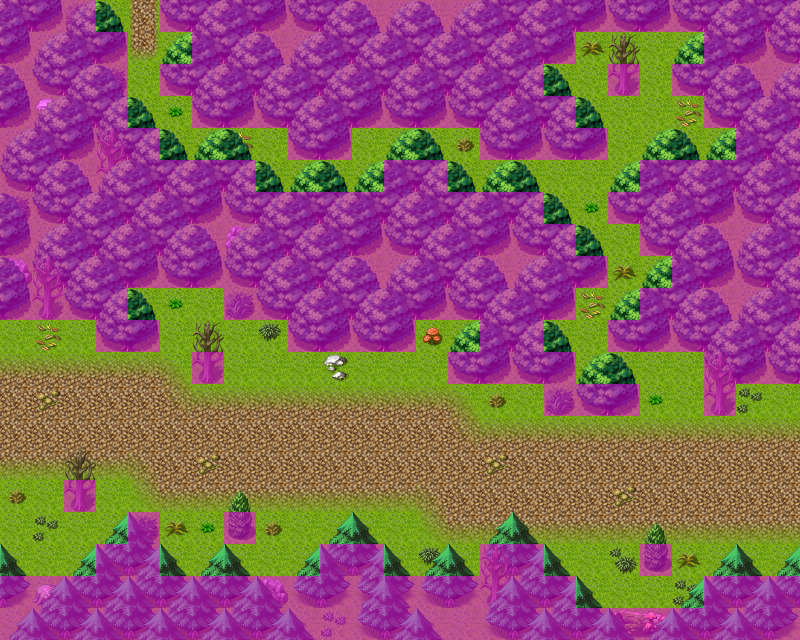

Tiled map render using the project's own tile images. Description and the map definition, with tile-layer contents summarised, below:
An orthogonal 25x20 tile map with 32x32 px tiles, 4 tile layers (Ground, Objects, Above, Walkable), 12 tilesets and 9 objects (6x spawn, 3x mapchange).

<map version="1.0" orientation="orthogonal" width="25" height="20" tilewidth="32" tileheight="32">
    <properties>
        <property name="outdoors" value="1" />
    </properties>
    <tileset firstgid="1" name="map_19" tilewidth="32" tileheight="32">
        <image source="../drawable/map_19.png" width="256" height="256" />
    </tileset>
    <tileset firstgid="65" name="map_6" tilewidth="32" tileheight="32">
        <image source="../drawable/map_6.png" width="256" height="256" />
    </tileset>
    <tileset firstgid="129" name="map_0" tilewidth="32" tileheight="32">
        <image source="../drawable/map_0.png" width="256" height="256" />
    </tileset>
    <tileset firstgid="193" name="map_17" tilewidth="32" tileheight="32">
        <image source="../drawable/map_17.png" width="256" height="256" />
    </tileset>
    <tileset firstgid="257" name="map_16" tilewidth="32" tileheight="32">
        <image source="../drawable/map_16.png" width="256" height="256" />
    </tileset>
    <tileset firstgid="321" name="map_4" tilewidth="32" tileheight="32">
        <image source="../drawable/map_4.png" width="256" height="256" />
    </tileset>
    <tileset firstgid="385" name="map_1" tilewidth="32" tileheight="32">
        <image source="../drawable/map_1.png" width="256" height="256" />
    </tileset>
    <tileset firstgid="449" name="map_3" tilewidth="32" tileheight="32">
        <image source="../drawable/map_3.png" width="256" height="256" />
    </tileset>
    <tileset firstgid="513" name="map_5" tilewidth="32" tileheight="32">
        <image source="../drawable/map_5.png" width="256" height="256" />
    </tileset>
    <tileset firstgid="577" name="map_7" tilewidth="32" tileheight="32">
        <image source="../drawable/map_7.png" width="256" height="256" />
    </tileset>
    <tileset firstgid="641" name="map_10" tilewidth="32" tileheight="32">
        <image source="../drawable/map_10.png" width="256" height="256" />
    </tileset>
    <tileset firstgid="705" name="map_2" tilewidth="32" tileheight="32">
        <image source="../drawable/map_2.png" width="256" height="256" />
    </tileset>
    <layer name="Ground" width="25" height="20">
        <data>[500 cells, 500 non-empty, 4 distinct tile ids]</data>
    </layer>
    <layer name="Objects" width="25" height="20">
        <data>[500 cells, 228 non-empty, 31 distinct tile ids]</data>
    </layer>
    <layer name="Above" width="25" height="20">
        <data>[500 cells, 102 non-empty, 6 distinct tile ids]</data>
    </layer>
    <layer name="Walkable" width="25" height="20">
        <data>[500 cells, 281 non-empty, 1 distinct tile ids]</data>
    </layer>
    <objectgroup name="Mapevents">
        <object name="west" type="mapchange" x="0" y="320" width="32" height="256">
            <properties>
                <property name="map" value="road3" />
                <property name="place" value="east" />
            </properties>
        </object>
        <object name="east" type="mapchange" x="768" y="384" width="32" height="192">
            <properties>
                <property name="map" value="road5" />
                <property name="place" value="west" />
            </properties>
        </object>
        <object name="north" type="mapchange" x="96" y="0" width="64" height="32">
            <properties>
                <property name="map" value="road4_gargoylecave" />
                <property name="place" value="south" />
            </properties>
        </object>
    </objectgroup>
    <objectgroup name="Spawn">
        <object name="forestboar3" type="spawn" x="640" y="352" width="64" height="64">
            <properties>
                <property name="spawngroup" value="forestboar3" />
            </properties>
        </object>
        <object name="forestserpent2" type="spawn" x="160" y="320" width="320" height="64">
            <properties>
                <property name="spawngroup" value="forestserpent2" />
            </properties>
        </object>
        <object name="cavesnake2_boss" type="spawn" x="352" y="128" width="32" height="32">
            <properties>
                <property name="spawngroup" value="cavesnake2_boss" />
            </properties>
        </object>
        <object name="shadowgarg1" type="spawn" x="256" y="128" width="32" height="32">
            <properties>
                <property name="spawngroup" value="shadowgarg1" />
            </properties>
        </object>
        <object name="beetle2" type="spawn" x="544" y="64" width="192" height="128">
            <properties>
                <property name="spawngroup" value="beetle2" />
            </properties>
        </object>
        <object name="shadowgarg1_1" type="spawn" x="128" y="64" width="32" height="32">
            <properties>
                <property name="spawngroup" value="shadowgarg1" />
            </properties>
        </object>
    </objectgroup>
    <objectgroup name="Keys" visible="0" />
</map>
